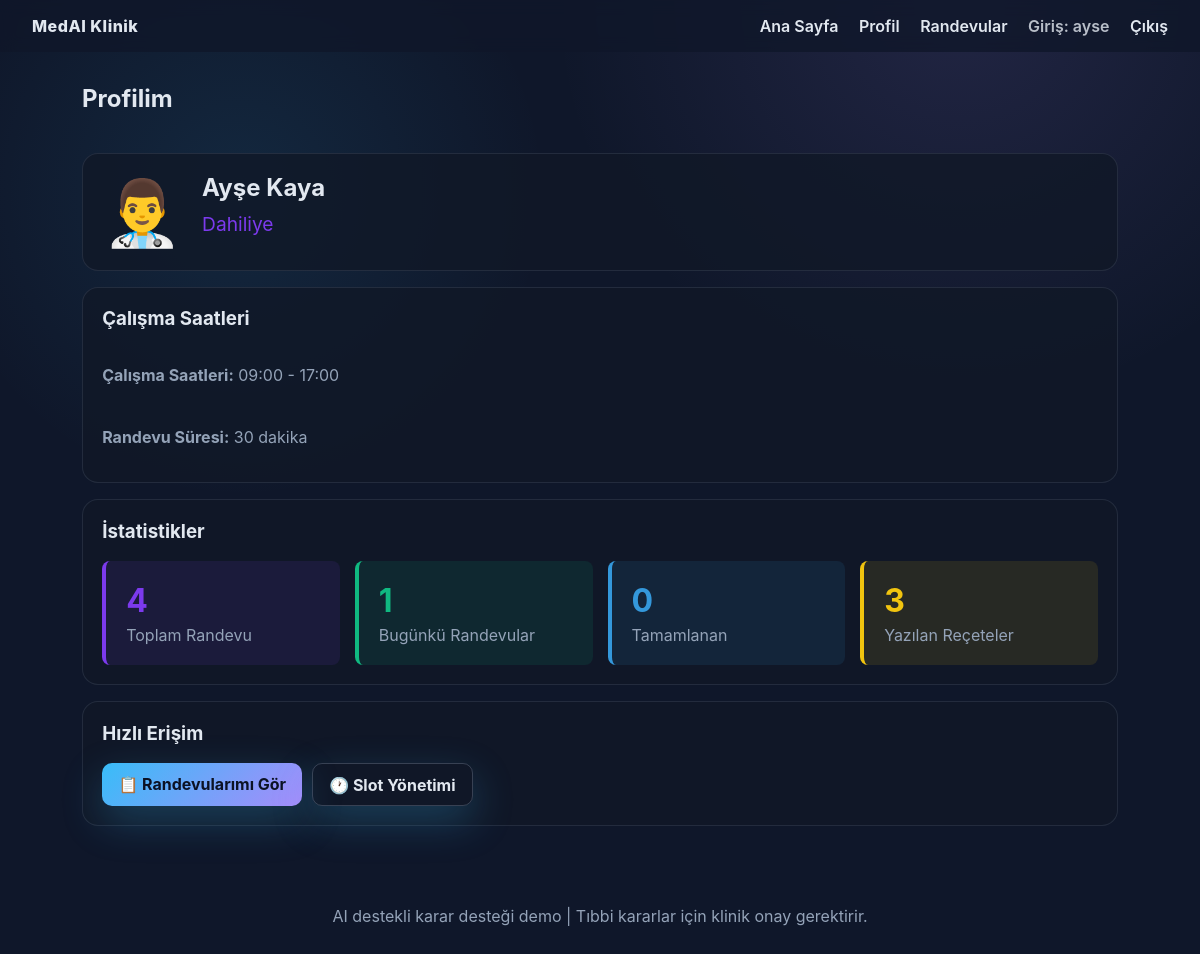
Screenshot of /doctors/profile/ (signed in) with the database file from the repository.
### clinic/models.py (models this page shows, shortened)
class Doctor(models.Model):
    user = models.OneToOneField(User, on_delete=models.CASCADE, related_name="doctor_profile", null=True, blank=True)
    full_name = models.CharField(max_length=255)
    specialty = models.CharField(max_length=255)
    email = models.EmailField(blank=True)
    work_start_time = models.TimeField(default="09:00", help_text="Çalışma başlangıç saati")
    work_end_time = models.TimeField(default="17:00", help_text="Çalışma bitiş saati")
    slot_duration_minutes = models.IntegerField(default=30, help_text="Randevu süresi (dakika)")
    working_days = models.JSONField(default=dict, blank=True, help_text="Çalışılan günler")

### clinic/views.py (the view)
# urls.py: path("doctors/profile/", views.doctor_profile, name="doctor_profile"),
@login_required
def doctor_profile(request):
    if not hasattr(request.user, 'doctor_profile'):
        messages.error(request, "Bu sayfaya erişim yetkiniz yok.")
        return redirect('home')
    doctor = request.user.doctor_profile
    language = request.session.get('language', 'tr')
    from django.utils import timezone
    today = timezone.now().date()
    total_appointments = doctor.appointments.count()
    today_appointments = doctor.appointments.filter(scheduled_for__date=today).count()
    completed_appointments = doctor.appointments.filter(status='completed').count()
    total_prescriptions = doctor.prescriptions.count()
    return render(request, 'doctor_profile.html', {
        'doctor': doctor,
        'language': language,
        'total_appointments': total_appointments,
        'today_appointments': today_appointments,
        'completed_appointments': completed_appointments,
        'total_prescriptions': total_prescriptions,
    })

### clinic/context_processors.py (called while the page is built)
def language_processor(request):
    return {
        'language': request.session.get('language', 'tr')
    }

### templates/doctor_profile.html (shortened to what this page needs)
{% extends "base.html" %}
{% block content %}
<div style="display: flex; justify-content: space-between; align-items: center; margin-bottom: 20px;">
    <h2>{% if language == 'en' %}My Profile{% else %}Profilim{% endif %}</h2>
</div>
<div class="card">
    <div style="display: flex; align-items: start; gap: 20px;">
        <div style="font-size: 4em;">👨‍⚕️</div>
        <div style="flex: 1;">
            <h2 style="margin: 0 0 10px 0;">{{ doctor.full_name }}</h2>
            <p style="font-size: 1.2em; color: #7c3aed; margin: 0 0 15px 0;">
                {% if language == 'en' %}
                    {% if doctor.specialty == 'Dahiliye' %}Internal Medicine
                    {% elif doctor.specialty == 'Kardiyoloji' %}Cardiology
                    {% elif doctor.specialty == 'Acil Tıp' %}Emergency Medicine
                    {% elif doctor.specialty == 'Pediatri' %}Pediatrics
                    {% elif doctor.specialty == 'Ortopedi' %}Orthopedics
                    {% else %}{{ doctor.specialty }}{% endif %}
                {% else %}
                    {{ doctor.specialty }}
                {% endif %}
            </p>
        </div>
    </div>
</div>
<div class="card">
    <h3>{% if language == 'en' %}Work Schedule{% else %}Çalışma Saatleri{% endif %}</h3>
    <div style="display: grid; gap: 10px;">
        <p><strong>{% if language == 'en' %}Work Hours{% else %}Çalışma Saatleri{% endif %}:</strong> {{ doctor.work_start_time|date:"H:i" }} - {{ doctor.work_end_time|date:"H:i" }}</p>
        <p><strong>{% if language == 'en' %}Appointment Duration{% else %}Randevu Süresi{% endif %}:</strong> {{ doctor.slot_duration_minutes }} {% if language == 'en' %}minutes{% else %}dakika{% endif %}</p>
    </div>
</div>
<div class="card">
    <h3>{% if language == 'en' %}Statistics{% else %}İstatistikler{% endif %}</h3>
    <div style="display: grid; grid-template-columns: repeat(auto-fit, minmax(200px, 1fr)); gap: 15px;">
        <div style="background: rgba(124, 58, 237, 0.1); padding: 20px; border-radius: 8px; border-left: 4px solid #7c3aed;">
            <div style="font-size: 2em; font-weight: bold; color: #7c3aed;">{{ total_appointments }}</div>
            <div style="color: #94a3b8; margin-top: 5px;">{% if language == 'en' %}Total Appointments{% else %}Toplam Randevu{% endif %}</div>
        </div>
        <div style="background: rgba(16, 185, 129, 0.1); padding: 20px; border-radius: 8px; border-left: 4px solid #10b981;">
            <div style="font-size: 2em; font-weight: bold; color: #10b981;">{{ today_appointments }}</div>
            <div style="color: #94a3b8; margin-top: 5px;">{% if language == 'en' %}Today's Appointments{% else %}Bugünkü Randevular{% endif %}</div>
        </div>
        <div style="background: rgba(52, 152, 219, 0.1); padding: 20px; border-radius: 8px; border-left: 4px solid #3498db;">
            <div style="font-size: 2em; font-weight: bold; color: #3498db;">{{ completed_appointments }}</div>
            <div style="color: #94a3b8; margin-top: 5px;">{% if language == 'en' %}Completed{% else %}Tamamlanan{% endif %}</div>
        </div>
        <div style="background: rgba(241, 196, 15, 0.1); padding: 20px; border-radius: 8px; border-left: 4px solid #f1c40f;">
            <div style="font-size: 2em; font-weight: bold; color: #f1c40f;">{{ total_prescriptions }}</div>
            <div style="color: #94a3b8; margin-top: 5px;">{% if language == 'en' %}Prescriptions Written{% else %}Yazılan Reçeteler{% endif %}</div>
        </div>
    </div>
</div>
<div class="card">
    <h3>{% if language == 'en' %}Quick Actions{% else %}Hızlı Erişim{% endif %}</h3>
    <div style="display: flex; gap: 10px; flex-wrap: wrap;">
        <a href="{% url 'doctor_detail' doctor.id %}" class="btn">
            📋 {% if language == 'en' %}View Appointments{% else %}Randevularımı Gör{% endif %}
        </a>
        <a href="{% url 'doctor_manage_slots' %}" class="btn ghost">
            🕐 {% if language == 'en' %}Manage Slots{% else %}Slot Yönetimi{% endif %}
        </a>
    </div>
</div>
{% endblock %}

### templates/base.html (shortened to what this page needs)
{% load static %}
<!DOCTYPE html>
<html lang="tr">
<head>
    <link rel="stylesheet" href="{% static 'style.css' %}">
</head>
<body>
<header class="topbar">
    <div class="brand">MedAI {% if language == 'en' %}Clinic{% else %}Klinik{% endif %}</div>
    <nav>
        <a href="{% url 'home' %}">{% if language == 'en' %}Home{% else %}Ana Sayfa{% endif %}</a>
        {% if user.is_authenticated %}
            {% if user.doctor_profile %}
                <a href="{% url 'doctor_profile' %}">{% if language == 'en' %}Profile{% else %}Profil{% endif %}</a>
                <a href="{% url 'doctor_list' %}">{% if language == 'en' %}Appointments{% else %}Randevular{% endif %}</a>
            {% elif user.patient_profile %}
                <a href="{% url 'patient_profile' %}">{% if language == 'en' %}Profile{% else %}Profil{% endif %}</a>
                <a href="{% url 'patient_dashboard' %}">{% if language == 'en' %}Appointments{% else %}Randevular{% endif %}</a>
            {% else %}
                <a href="{% url 'patient_dashboard' %}">{% if language == 'en' %}Patient{% else %}Hasta{% endif %}</a>
                <a href="{% url 'doctor_list' %}">{% if language == 'en' %}Doctor{% else %}Doktor{% endif %}</a>
            {% endif %}
            <span class="user-pill">{% if language == 'en' %}Logged in{% else %}Giriş{% endif %}: {{ user.username }}</span>
            <a href="{% url 'logout' %}">{% if language == 'en' %}Logout{% else %}Çıkış{% endif %}</a>
        {% else %}
            <a href="{% url 'patient_login' %}">{% if language == 'en' %}Patient Login{% else %}Hasta Girişi{% endif %}</a>
            <a href="{% url 'login' %}">{% if language == 'en' %}Doctor Login{% else %}Doktor Girişi{% endif %}</a>
        {% endif %}
    </nav>
</header>
<main class="container">
    {% block content %}{% endblock %}
</main>
<footer class="footer">
    {% if language == 'en' %}
    AI-powered clinical decision support demo | Clinical approval required for medical decisions.
    {% else %}
    AI destekli karar desteği demo | Tıbbi kararlar için klinik onay gerektirir.
    {% endif %}
</footer>
</body>
</html>

### static/style.css (style rules this page uses)
:root { --bg: #0f172a; --card: #111827; --muted: #94a3b8; --primary: #38bdf8; --accent: #a78bfa; --text: #e2e8f0; --danger: #f87171; --warning: #facc15; --success: #34d399; font-family: "Inter", -apple-system, BlinkMacSystemFont, "Segoe UI", sans-serif; }
* { box-sizing: border-box; }
body { margin: 0; background: radial-gradient(circle at 20% 20%, rgba(56,189,248,0.1), transparent 25%), radial-gradient(circle at 80% 0%, rgba(167,139,250,0.12), transparent 30%), var(--bg); color: var(--text); }
.topbar { display: flex; justify-content: space-between; align-items: center; padding: 1rem 2rem; background: rgba(15,23,42,0.8); position: sticky; top: 0; backdrop-filter: blur(8px); }
.brand { font-weight: 800; letter-spacing: 0.5px; }
.topbar a, .topbar span.user-pill { color: var(--text); margin-left: 1rem; text-decoration: none; font-weight: 600; }
.user-pill { opacity: 0.8; }
.container { max-width: 1100px; margin: 0 auto; padding: 2rem; }
.btn { background: linear-gradient(135deg, var(--primary), var(--accent)); color: #0b1224; border: none; padding: 0.65rem 1rem; border-radius: 10px; font-weight: 700; cursor: pointer; text-decoration: none; display: inline-block; box-shadow: 0 15px 40px rgba(56,189,248,0.25); }
.btn.ghost { background: transparent; color: var(--text); border: 1px solid rgba(148,163,184,0.3); }
h1, h2, h3 { margin-top: 0; }
p { color: var(--muted); }
.card, form.card { background: rgba(17,24,39,0.8); padding: 1.2rem; border-radius: 16px; border: 1px solid rgba(148,163,184,0.15); margin-bottom: 1rem; }
.footer { text-align: center; padding: 2rem; color: var(--muted); }

### rows the page displays
Doctor: full_name "Ayşe Kaya", specialty "Dahiliye", work_start_time "09:00", work_end_time "17:00", slot_duration_minutes "30"

### other values shown
{{ user.username }} "ayse"
{{ total_appointments }} "4"
{{ today_appointments }} "1"
{{ completed_appointments }} "0"
{{ total_prescriptions }} "3"
